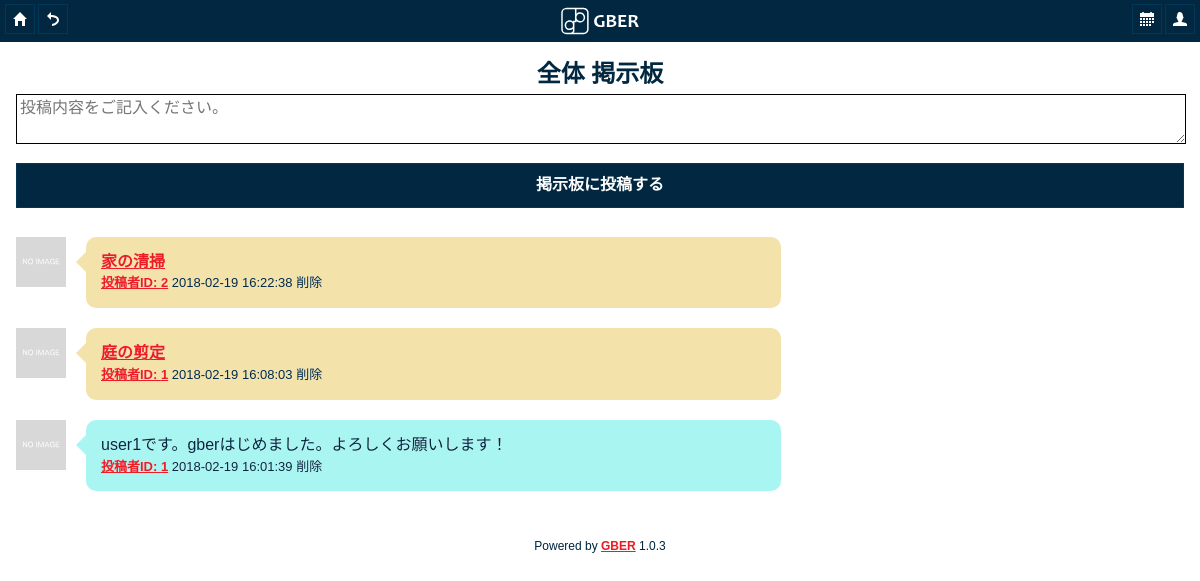
The app's page /gber/groupbbs.php?groupno=0 (signed in) with its own data.
### tables this page shows
CREATE TABLE `bbs_group` (
  `messageid` int(11) NOT NULL AUTO_INCREMENT,
  `groupno` int(11) NOT NULL,
  `senderid` int(11) DEFAULT NULL,
  `message` text,
  `datetime` datetime DEFAULT NULL,
  `jobpost` int(11) NOT NULL DEFAULT '0',
  PRIMARY KEY (`messageid`)
);

### gber/lib/mysql_credentials.php (called while the page is built, shortened)
<?php
$groupnameresult = mysql_query("SELECT groupno, groupname FROM groupnamelist")
or die ("Query error: " . mysql_error());
$groupnamerecords = array();
while ($groupnamerow = mysql_fetch_assoc($groupnameresult)) {
    $groupnamerecords[] = $groupnamerow;
}
$groupnamelist = array();
foreach ($groupnamerecords as $eachrecord) {
    $groupnamelist[$eachrecord['groupno']] = $eachrecord['groupname'];
}
?>

### gber/groupbbs.php (the view, shortened to what this page needs)
<!DOCTYPE html>
<html>
<head>
    <?php include("./common/commonhead.php"); ?>
</head>
<body>
<div data-role="page" id="mypage">
    <?php
    include __DIR__ . '/lib/mysql_credentials.php';
    $userno = $_SESSION['userno'];
    $groupno = $_GET['groupno'];
    $result2
        = mysql_query("SELECT messageid,senderid,message,datetime,jobpost FROM bbs_group WHERE groupno=$groupno ORDER BY messageid DESC LIMIT 100") or die ("Query error: "
        . mysql_error());
    $records2 = array();
    while ($row2 = mysql_fetch_assoc($result2)) {
        $records2[] = $row2;
    }
    ?>
    <?php include("./common/header.php"); ?>
    <div data-role="content">
        <h2 style="margin:0 auto; text-align: center;"><?php echo $groupnamelist[$groupno]; ?>
            掲示板</h2>
        <form id="bbs-post-form">
            <textarea data-role="none" width="100%" id="postcontent"
                      name="postcontent" placeholder="投稿内容をご記入ください。"
                      required></textarea>
            <input type="button" value="掲示板に投稿する" onClick="uploadPost();"/>
        </form>
        <div id="chat-screen">
            <?php
            foreach ($records2 as $eachrecord) {
                $string = "<div class=\"chat-box\" id=\"messageid_"
                    . $eachrecord['messageid']
                    . "\"><div class=\"chat-face\"><img src=\"./model/showuserimage.php?userno="
                    . $eachrecord['senderid']
                    . "\" onerror=\"this.src='img/noimage.svg';\" class=\"bbsphoto\" width=\"50px\"></div>";
                $eachrecord['message'] = nl2br($eachrecord['message']);
                if ($eachrecord['senderid'] == $userno
                    || $userno == 1
                ) {
                    if ($eachrecord['jobpost'] == 1) {
                        $string .= "<div class=\"chat-area\"><div class=\"chat-hukidashi bbsjobpost\" style=\"display:inline-block;\"><span class=\"mytweet\">"
                            . $eachrecord['message']
                            . "</span></br><span class=\"smallletter\"><a href=\"mypage.php?userno="
                            . $eachrecord['senderid']
                            . "\" rel=\"external\">投稿者ID: "
                            . $eachrecord['senderid'] . "</a> "
                            . $eachrecord['datetime']
                            . " <span style=\"cursor: pointer\" onclick=\"erasepost("
                            . $groupno . "," . $eachrecord['messageid']
                            . "); return false;\">削除</span></span></div></div></div>";
                    } else {
                        $string .= "<div class=\"chat-area\"><div class=\"chat-hukidashi mine\" style=\"display:inline-block;\"><span class=\"mytweet\" id=\"mytweet_"
                            . $eachrecord['messageid'] . "\">"
                            . $eachrecord['message']
                            . "</span></br><span class=\"smallletter\"><a href=\"mypage.php?userno="
                            . $eachrecord['senderid']
                            . "\" rel=\"external\">投稿者ID: "
                            . $eachrecord['senderid'] . "</a> "
                            . $eachrecord['datetime']
                            . " <span style=\"cursor: pointer\" onclick=\"erasepost("
                            . $groupno . "," . $eachrecord['messageid']
                            . "); return false;\">削除</span></span></div></div></div>";
                    }
                }
                echo $string;
            }
            ?>
        </div>
    </div>
    <?php include("./common/commonFooter.php"); ?>
</div>
</body>
</html>

### gber/css/index.css (style rules this page uses)
html, body { height: 100%; margin: 0; padding: 0; }
body { -webkit-touch-callout: none; -webkit-text-size-adjust: none; -webkit-user-select: text; font-family:'HelveticaNeue-Light', 'HelveticaNeue', Helvetica, Arial, sans-serif; height:100%; margin:0px; padding:0px; width:100%; }
.chat-box { width: 100%; height: auto; overflow: hidden; margin-bottom: 20px; }
.chat-face { float: left; margin-right: -70px; width: 50px; height: 50px; overflow: hidden; }
.chat-area { width: 100%; float: right; }
.chat-hukidashi { display: inline-block; padding: 15px 15px; margin-left: 70px; border-radius: 10px; position: relative; background-color: #A9F5F2; }
.chat-hukidashi:after { content: ""; position: absolute; top: 25px; left: -10px; margin-top: -10px; display: block; width: 0px; height: 0px; border-style: solid; border-width: 10px 10px 10px 0; border-color: transparent #A9F5F2 transparent transparent; }
.bbsjobpost { background-color: #F3E2A9; }
.bbsjobpost:after { border-color: transparent #F3E2A9 transparent transparent; }
span.smallletter { font-size :small; }
textarea { border: 1px solid #000000; width:99.5%; margin:5px 0; padding:3px; }

### gber/css/themes/gber.css (style rules this page uses)
html { font-size: 100%; }
body, input, select, textarea, button, .ui-btn { font-size: 1em; line-height: 1.3; font-family: sans-serif ; }
.ui-overlay-a, .ui-page-theme-a, .ui-page-theme-a .ui-panel-wrapper { background-color: #ffffff ; border-color: #eeeeee ; color: #012840 ; text-shadow: 0 0px 0 #f2f2f2 ; }
.ui-page-theme-a a, html .ui-bar-a a, html .ui-body-a a, html body .ui-group-theme-a a { color: #ed1c24 ; font-weight: bold; }

### records on screen
bbs_group: message "家の清掃", senderid "2", datetime "2018-02-19 16:22:38"
bbs_group: message "庭の剪定", senderid "1", datetime "2018-02-19 16:08:03"
bbs_group: message "user1です。gberはじめました。よろしくお願いします！", senderid "1", datetime "2018-02-19 16:01:39"

### other values on screen
$groupnamelist[$groupno] "全体"
Constant::VERSION "1.0.3"
